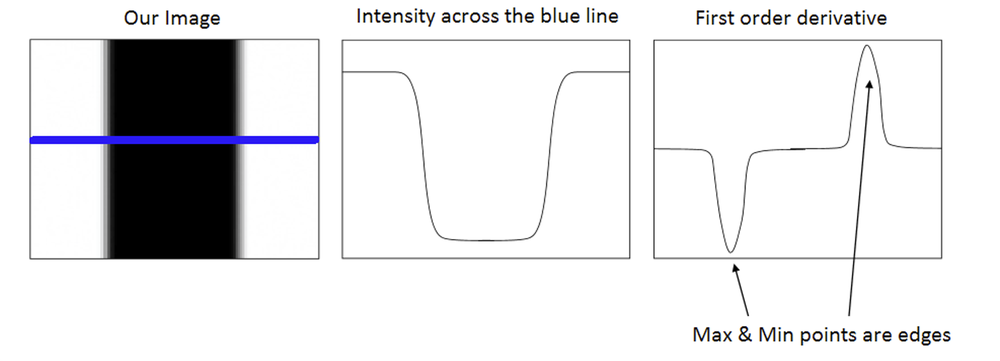
#> input picture resources/edge detection.png, 1000 x 361 px, shrunk from 2960 x 1070 before the run, given in place of the camera
$ jupyter execute '41. Using Your Webcam and Creating a Live Sketch of Yourself.ipynb'   (text cells are left out)
#> lines starting #> are read from the running program, lines starting #| are printed output that depends on the picture; after the words box and inside, x2 and y2 are one past the last pixel; in counts of white or black regions, pixels touching at a corner belong together
[cell 1]
import cv2
import numpy as np

# Initialize webcam, cap is the object provided by VideoCapture
cap = cv2.VideoCapture(0)

while True:
    # It contains a boolean indicating if it was sucessful (ret)
    # It also contains the images collected from the webcam (frame)
    ret, frame = cap.read()
#> frame is the input picture: shape (361, 1000, 3); mean B, G, R 229.8, 228.4, 228.5

    cv2.imshow('Our Webcam Video', frame)

    if cv2.waitKey(1) == ord('q'): #q is the Enter Key
#> (key q is pressed here)
        break

# Release camera and close windows
cap.release()
cv2.destroyAllWindows()

[cell 2]
import cv2
import numpy as np

# Our sketch generating function
def sketch(image):
    # Convert image to grayscale
    img_gray = cv2.cvtColor(image, cv2.COLOR_BGR2GRAY)

    # Clean up image using Guassian Blur
    img_gray_blur = cv2.GaussianBlur(img_gray, (5,5), 0)
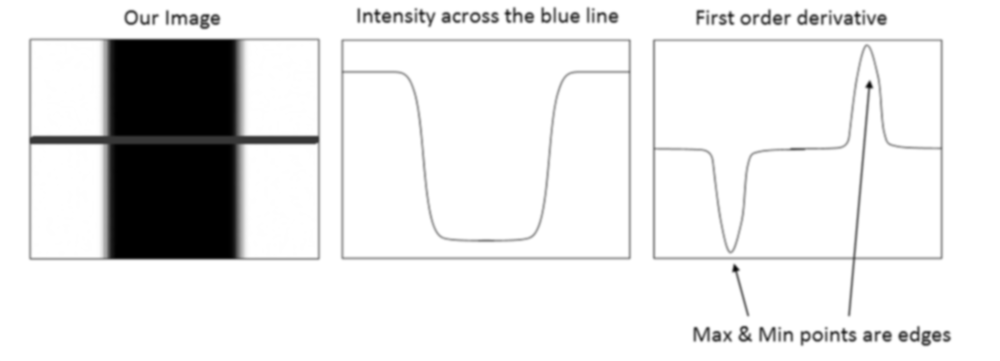
#> img_gray_blur: shape (361, 1000); min 0, max 255, mean 228.6

    # Extract edges
    canny_edges = cv2.Canny(img_gray_blur, 10, 70)
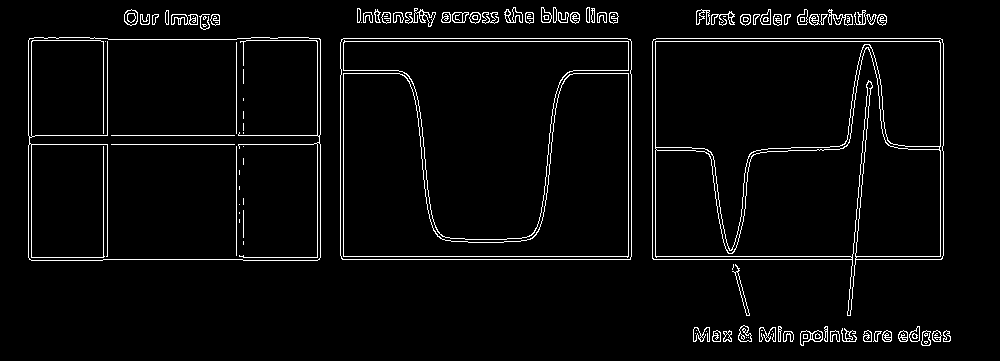
#> canny_edges: shape (361, 1000); 3.8% white in thin lines or dots, all inside (x1, y1, x2, y2) = (28, 7, 951, 346)

    # Do an invert binarize the image
    ret, mask = cv2.threshold(canny_edges, 70, 255, cv2.THRESH_BINARY_INV)
    return mask


# Initialize webcam, cap is the object provided by VideoCapture
cap = cv2.VideoCapture(0)

while True:
    # It contains a boolean indicating if it was sucessful (ret)
    # It also contains the images collected from the webcam (frame)
    ret, frame = cap.read()
    # We pass our frame to our sketch function directly inside cv2.imshow()
    cv2.imshow('Our Live Sketcher', sketch(frame))
    if cv2.waitKey(1) == ord('q'): #q is the Enter Key
#> (key q is pressed here)
        break

# Release camera and close windows
cap.release()
cv2.destroyAllWindows()

$ run again, on resources/erosion, dilation.png
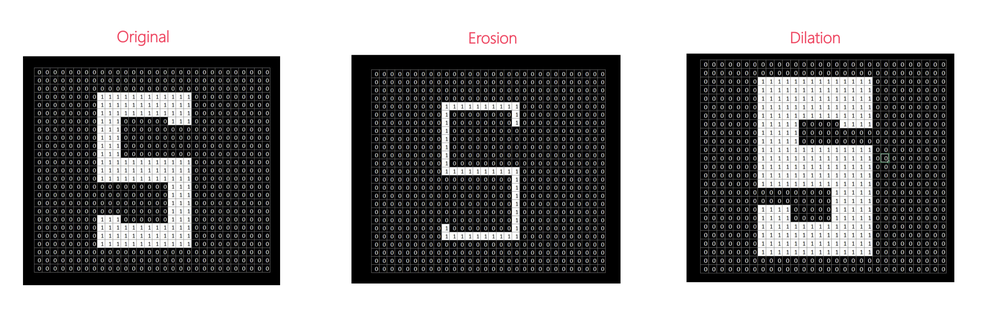
#> input picture resources/erosion, dilation.png, 1000 x 321 px, shrunk from 2956 x 950 before the run, given in place of the camera
#> frame is the input picture: shape (321, 1000, 3); mean B, G, R 144.4, 144.2, 144.5
#> in sketch, `img_gray_blur = cv2.GaussianBlur(img_gray, (5,5), 0)`:
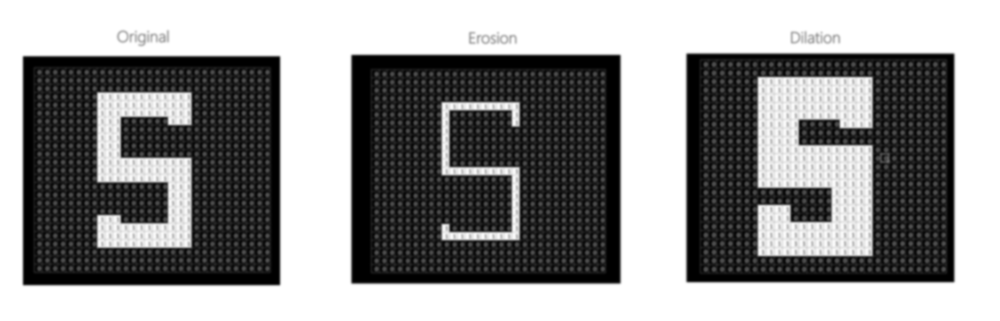
#> img_gray_blur: shape (321, 1000); min 0, max 255, mean 144.3
#> in sketch, `canny_edges = cv2.Canny(img_gray_blur, 10, 70)`:
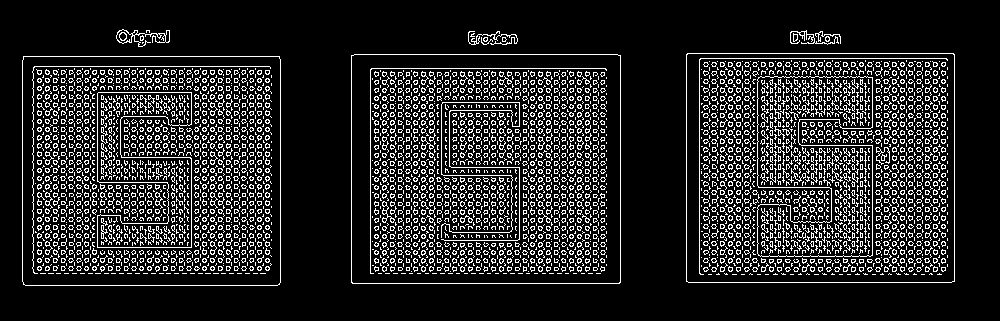
#> canny_edges: shape (321, 1000); 14.9% white in thin lines or dots, all inside (x1, y1, x2, y2) = (22, 29, 955, 286)
